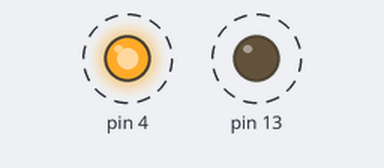
Recording of a sketch running on a simulated Arduino Uno, built with avr-gcc and run on an emulated ATmega328P. On the bench: output pins drawn as LEDs (lit = HIGH). Dashed ring = blinking.

Above: at 0.5 s.
Timing chart, 0 to 4.6 s (numbered marks = the images above):
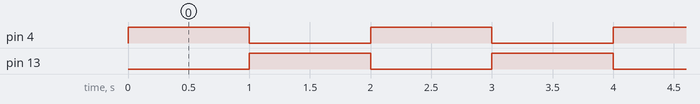

Measured:
- by itself, pin 4, pin 13: alternates HIGH for 1.0 s and LOW for 1.0 s

The sketch:

PJ_02_LED_blink2.ino
```cpp
// generated by KidsBlock
#include <Arduino.h>

void setup() {
  pinMode(4, OUTPUT);
  pinMode(13, OUTPUT);
}

void loop() {
  digitalWrite(4, HIGH);
  digitalWrite(13, LOW);
  delay(1 * 1000);
  digitalWrite(4, LOW);
  digitalWrite(13, HIGH);
  delay(1 * 1000);
}
```
